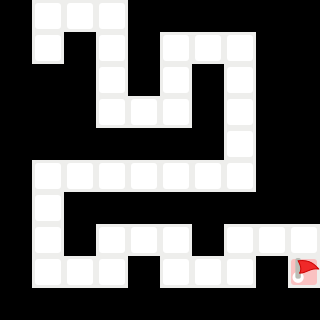

Rendered tile map (Tiled .tmx) drawn with the repository's tilesets; below, a short description and the full map source, tile grids included:
An orthogonal 10x10 tile map with 32x32 px tiles, 1 tile layer (Calque de Tuiles 1).

<map version="1.5" tiledversion="1.7.0" orientation="orthogonal" renderorder="right-down" width="10" height="10" tilewidth="32" tileheight="32" infinite="0" nextlayerid="4" nextobjectid="2">
 <editorsettings>
  <export target="lvl11.csv" format="csv" />
 </editorsettings>
 <tileset firstgid="1" source="vbot_tilemap.tsx" />
 <layer id="1" name="Calque de Tuiles 1" width="10" height="10">
  <data encoding="csv">
4,1,1,1,4,4,4,4,4,4,
4,1,4,1,4,1,1,1,4,4,
4,4,4,1,4,1,4,1,4,4,
4,4,4,1,1,1,4,1,4,4,
4,4,4,4,4,4,4,1,4,4,
4,1,1,1,1,1,1,1,4,4,
4,1,4,4,4,4,4,4,4,4,
4,1,4,1,1,1,4,1,1,1,
4,1,1,1,4,1,1,1,4,2,
4,4,4,4,4,4,4,4,4,4
</data>
 </layer>
</map>
